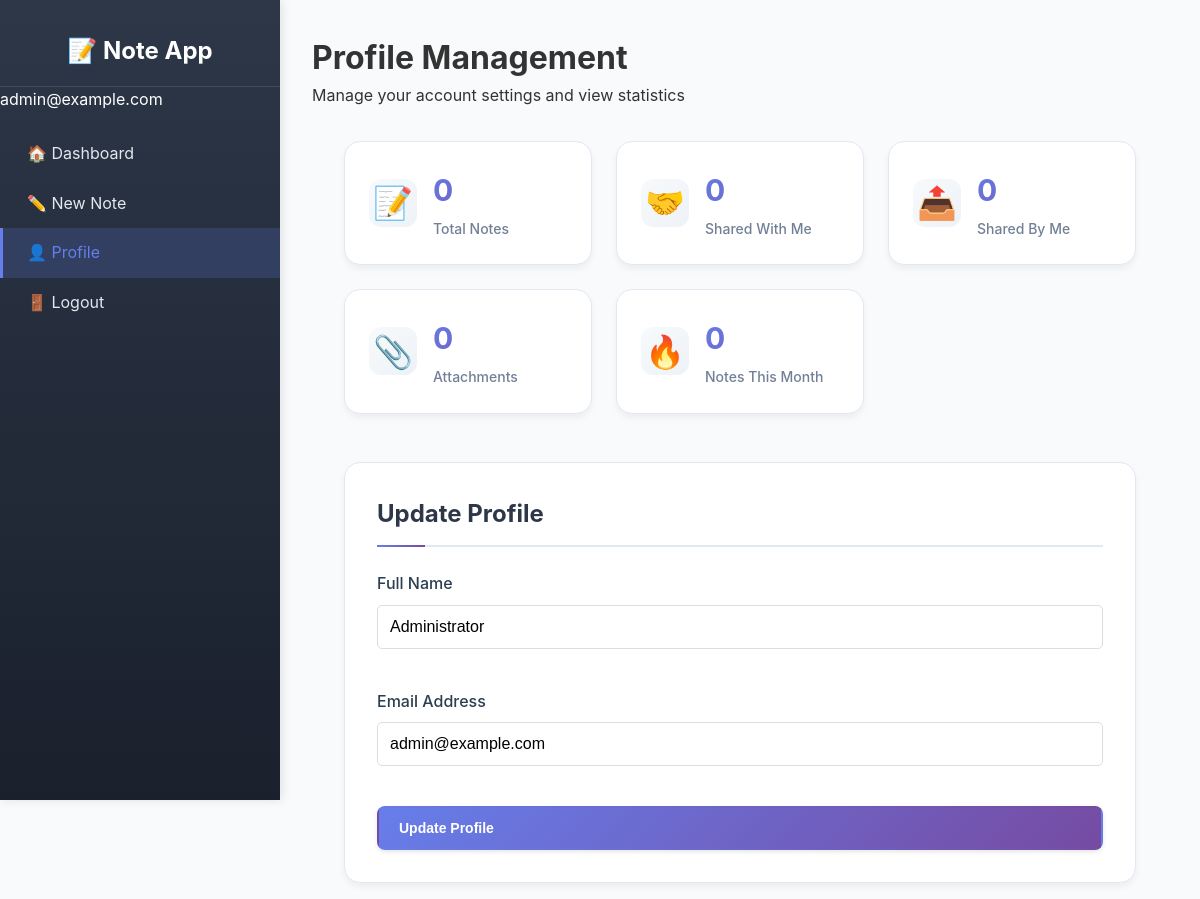
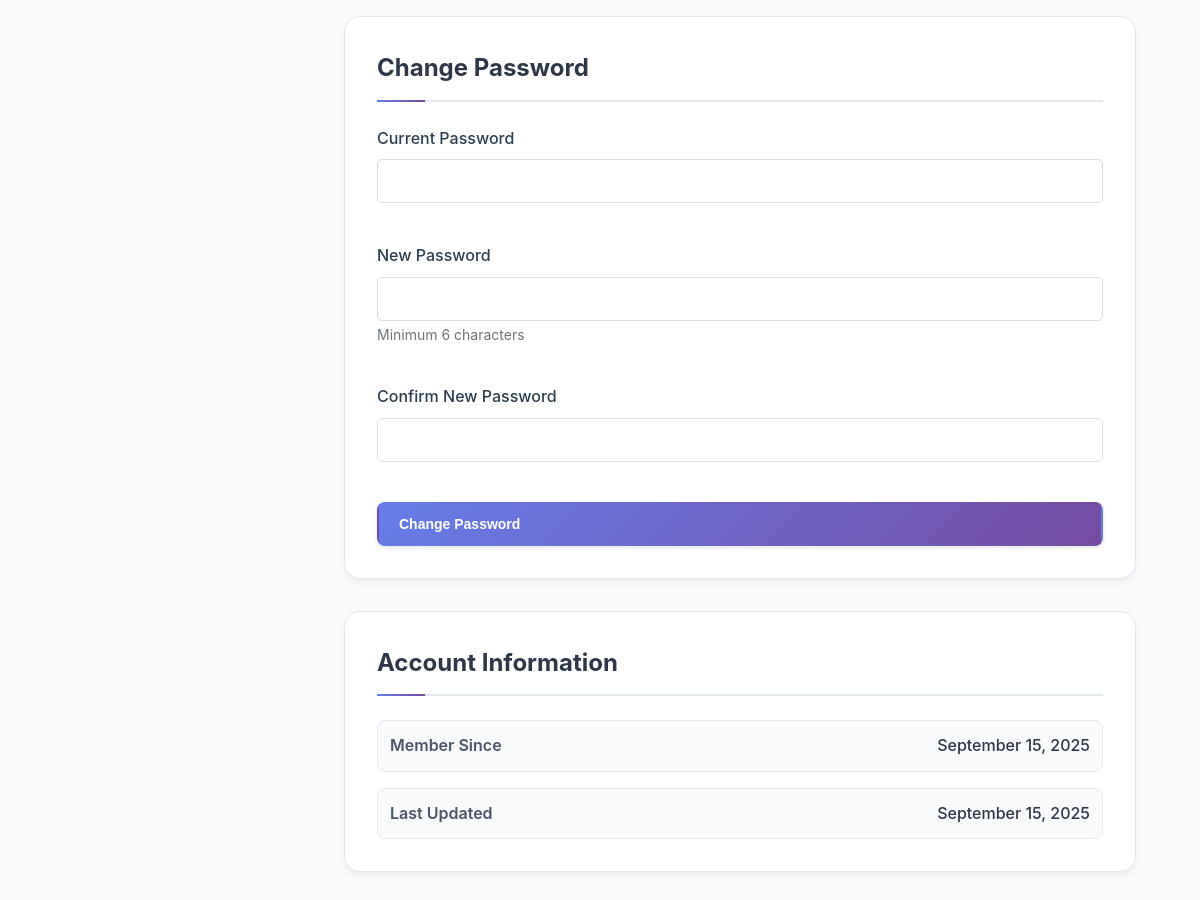
The app's page /profile.php (signed in) with its own data (2 pictures, top to bottom).
### tables this page shows
CREATE TABLE users (
    id INT AUTO_INCREMENT PRIMARY KEY,
    username VARCHAR(50) NOT NULL UNIQUE,
    email VARCHAR(100) NOT NULL UNIQUE,
    password VARCHAR(255) NOT NULL,
    name VARCHAR(100) NOT NULL DEFAULT '',
    created_at TIMESTAMP DEFAULT CURRENT_TIMESTAMP,
    updated_at TIMESTAMP DEFAULT CURRENT_TIMESTAMP ON UPDATE CURRENT_TIMESTAMP
);

### profile.php (the view, shortened to what this page needs)
<?php
require_once 'config/database.php';
$user_id = $_SESSION['user_id'];
$stmt = $pdo->prepare("SELECT * FROM users WHERE id = ?");
$stmt->execute([$user_id]);
$user = $stmt->fetch();
$stats = [];
$stmt = $pdo->prepare("SELECT COUNT(*) as count FROM notes WHERE user_id = ?");
$stmt->execute([$user_id]);
$stats['total_notes'] = $stmt->fetch()['count'];
$stmt = $pdo->prepare("SELECT COUNT(*) as count FROM shared_notes WHERE shared_with_user_id = ?");
$stmt->execute([$user_id]);
$stats['shared_notes'] = $stmt->fetch()['count'];
$stmt = $pdo->prepare("SELECT COUNT(DISTINCT note_id) as count FROM shared_notes sn
                      JOIN notes n ON sn.note_id = n.id
                      WHERE n.user_id = ?");
$stmt->execute([$user_id]);
$stats['notes_shared_by_user'] = $stmt->fetch()['count'];
$stmt = $pdo->prepare("SELECT COUNT(*) as count FROM attachments a
                      JOIN notes n ON a.note_id = n.id
                      WHERE n.user_id = ?");
$stmt->execute([$user_id]);
$stats['total_attachments'] = $stmt->fetch()['count'];
$stmt = $pdo->prepare("SELECT COUNT(*) as count FROM notes WHERE user_id = ?
                      AND created_at >= DATE_SUB(NOW(), INTERVAL 30 DAY)");
$stmt->execute([$user_id]);
$stats['recent_notes'] = $stmt->fetch()['count'];
?>
<!DOCTYPE html>
<html lang="en">
<head>
    <link rel="stylesheet" href="assets/css/style.css">
</head>
<body>
    <div class="app-container">
        <aside class="sidebar">
            <div class="sidebar-header">
                <h2>📝 Note App</h2>
            </div>
            <div class="user-profile">
                <div class="user-info">
                    <div class="user-email"><?= htmlspecialchars($user['email']) ?></div>
                </div>
            </div>
            <nav class="sidebar-nav">
                <a href="dashboard.php" class="nav-item">
                    <span class="nav-icon">🏠</span>
                    <span class="nav-text">Dashboard</span>
                </a>
                <a href="create_note.php" class="nav-item">
                    <span class="nav-icon">✏️</span>
                    <span class="nav-text">New Note</span>
                </a>
                <a href="profile.php" class="nav-item active">
                    <span class="nav-icon">👤</span>
                    <span class="nav-text">Profile</span>
                </a>
                <a href="logout.php" class="nav-item">
                    <span class="nav-icon">🚪</span>
                    <span class="nav-text">Logout</span>
                </a>
            </nav>
        </aside>
        <main class="main-content">
            <header class="main-header">
                <h1>Profile Management</h1>
                <p>Manage your account settings and view statistics</p>
            </header>
            <div class="profile-container">
                <div class="stats-grid">
                    <div class="stat-card">
                        <div class="stat-icon">📝</div>
                        <div class="stat-info">
                            <h3><?= $stats['total_notes'] ?></h3>
                            <p>Total Notes</p>
                        </div>
                    </div>
                    <div class="stat-card">
                        <div class="stat-icon">🤝</div>
                        <div class="stat-info">
                            <h3><?= $stats['shared_notes'] ?></h3>
                            <p>Shared With Me</p>
                        </div>
                    </div>
                    <div class="stat-card">
                        <div class="stat-icon">📤</div>
                        <div class="stat-info">
                            <h3><?= $stats['notes_shared_by_user'] ?></h3>
                            <p>Shared By Me</p>
                        </div>
                    </div>
                    <div class="stat-card">
                        <div class="stat-icon">📎</div>
                        <div class="stat-info">
                            <h3><?= $stats['total_attachments'] ?></h3>
                            <p>Attachments</p>
                        </div>
                    </div>
                    <div class="stat-card">
                        <div class="stat-icon">🔥</div>
                        <div class="stat-info">
                            <h3><?= $stats['recent_notes'] ?></h3>
                            <p>Notes This Month</p>
                        </div>
                    </div>
                </div>
                <div class="profile-forms">
                    <div class="profile-section">
                        <h2>Update Profile</h2>
                        <form method="POST" class="profile-form">
                            <div class="form-group">
                                <label for="name">Full Name</label>
                                <input type="text" id="name" name="name" value="<?= htmlspecialchars($user['name']) ?>" required>
                            </div>
                            <div class="form-group">
                                <label for="email">Email Address</label>
                                <input type="email" id="email" name="email" value="<?= htmlspecialchars($user['email']) ?>" required>
                            </div>
                            <button type="submit" name="update_profile" class="btn btn-primary">
                                Update Profile
                            </button>
                        </form>
                    </div>
                    <div class="profile-section">
                        <h2>Change Password</h2>
                        <form method="POST" class="profile-form">
                            <div class="form-group">
                                <label for="current_password">Current Password</label>
                                <input type="password" id="current_password" name="current_password" required>
                            </div>
                            <div class="form-group">
                                <label for="new_password">New Password</label>
                                <input type="password" id="new_password" name="new_password" required>
                                <small class="form-help">Minimum 6 characters</small>
                            </div>
                            <div class="form-group">
                                <label for="confirm_password">Confirm New Password</label>
                                <input type="password" id="confirm_password" name="confirm_password" required>
                            </div>
                            <button type="submit" name="change_password" class="btn btn-primary">
                                Change Password
                            </button>
                        </form>
                    </div>
                    <div class="profile-section">
                        <h2>Account Information</h2>
                        <div class="account-info">
                            <div class="info-item">
                                <label>Member Since</label>
                                <span><?= date('F j, Y', strtotime($user['created_at'])) ?></span>
                            </div>
                            <div class="info-item">
                                <label>Last Updated</label>
                                <span><?= date('F j, Y', strtotime($user['updated_at'])) ?></span>
                            </div>
                        </div>
                    </div>
                </div>
            </div>
        </main>
    </div>
</body>
</html>

### records on screen
users: email "admin@example.com", name "Administrator", created_at "September 15, 2025", updated_at "September 15, 2025"

### other values on screen
$stats['total_notes'] "0"
$stats['shared_notes'] "0"
$stats['notes_shared_by_user'] "0"
$stats['total_attachments'] "0"
$stats['recent_notes'] "0"
